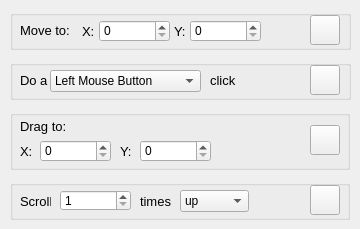
    <widget class="QWidget" name="tab">
     <attribute name="title">
      <string>Mouse Control</string>
     </attribute>
     <widget class="QGroupBox" name="groupBox_2">
      <property name="geometry">
       <rect>
        <x>10</x>
        <y>60</y>
        <width>341</width>
        <height>40</height>
       </rect>
      </property>
      <property name="title">
       <string/>
      </property>
      <widget class="QLabel" name="label_5">
       <property name="geometry">
        <rect>
         <x>10</x>
         <y>10</y>
         <width>31</width>
         <height>21</height>
        </rect>
       </property>
       <property name="font">
        <font>
         <pointsize>10</pointsize>
        </font>
       </property>
       <property name="text">
        <string>Do a</string>
       </property>
      </widget>
      <widget class="QLabel" name="label_6">
       <property name="geometry">
        <rect>
         <x>200</x>
         <y>10</y>
         <width>31</width>
         <height>21</height>
        </rect>
       </property>
       <property name="font">
        <font>
         <pointsize>10</pointsize>
        </font>
       </property>
       <property name="text">
        <string>click</string>
       </property>
      </widget>
      <widget class="QPushButton" name="click">
       <property name="geometry">
        <rect>
         <x>300</x>
         <y>5</y>
         <width>30</width>
         <height>30</height>
        </rect>
       </property>
       <property name="toolTip">
        <string>&lt;html&gt;&lt;head/&gt;&lt;body&gt;&lt;p&gt;Add command&lt;/p&gt;&lt;/body&gt;&lt;/html&gt;</string>
       </property>
       <property name="text">
        <string/>
       </property>
       <property name="icon">
        <iconset resource="resources.qrc">
         <normaloff>:/resources/images/resources/images/plus.png</normaloff>:/resources/images/resources/images/plus.png</iconset>
       </property>
      </widget>
      <widget class="QComboBox" name="clickBox">
       <property name="geometry">
        <rect>
         <x>40</x>
         <y>10</y>
         <width>151</width>
         <height>22</height>
        </rect>
       </property>
       <item>
        <property name="text">
         <string>Left Mouse Button</string>
        </property>
       </item>
       <item>
        <property name="text">
         <string>Double Left Mouse Button</string>
        </property>
       </item>
       <item>
        <property name="text">
         <string>Right Mouse Button</string>
        </property>
       </item>
       <item>
        <property name="text">
         <string>Middle Mouse Button</string>
        </property>
       </item>
      </widget>
     </widget>
     <widget class="QGroupBox" name="groupBox">
      <property name="geometry">
       <rect>
        <x>10</x>
        <y>10</y>
        <width>341</width>
        <height>40</height>
       </rect>
      </property>
      <property name="styleSheet">
       <string notr="true"/>
      </property>
      <property name="title">
       <string/>
      </property>
      <widget class="QLabel" name="label">
       <property name="geometry">
        <rect>
         <x>10</x>
         <y>10</y>
         <width>51</width>
         <height>21</height>
        </rect>
       </property>
       <property name="font">
        <font>
         <pointsize>10</pointsize>
        </font>
       </property>
       <property name="text">
        <string>Move to:</string>
       </property>
      </widget>
      <widget class="QLabel" name="label_2">
       <property name="geometry">
        <rect>
         <x>72</x>
         <y>10</y>
         <width>16</width>
         <height>22</height>
        </rect>
       </property>
       <property name="font">
        <font>
         <pointsize>10</pointsize>
        </font>
       </property>
       <property name="text">
        <string>X:</string>
       </property>
      </widget>
      <widget class="QLabel" name="label_3">
       <property name="geometry">
        <rect>
         <x>164</x>
         <y>10</y>
         <width>16</width>
         <height>22</height>
        </rect>
       </property>
       <property name="font">
        <font>
         <pointsize>10</pointsize>
        </font>
       </property>
       <property name="text">
        <string>Y:</string>
       </property>
      </widget>
      <widget class="QSpinBox" name="xCoord">
       <property name="geometry">
        <rect>
         <x>89</x>
         <y>10</y>
         <width>71</width>
         <height>22</height>
        </rect>
       </property>
       <property name="maximum">
        <number>2000</number>
       </property>
      </widget>
      <widget class="QSpinBox" name="yCoord">
       <property name="geometry">
        <rect>
         <x>180</x>
         <y>10</y>
         <width>71</width>
         <height>22</height>
        </rect>
       </property>
       <property name="maximum">
        <number>2000</number>
       </property>
      </widget>
      <widget class="QPushButton" name="move">
       <property name="geometry">
        <rect>
         <x>300</x>
         <y>5</y>
         <width>30</width>
         <height>30</height>
        </rect>
       </property>
       <property name="toolTip">
        <string>&lt;html&gt;&lt;head/&gt;&lt;body&gt;&lt;p&gt;Add command&lt;/p&gt;&lt;/body&gt;&lt;/html&gt;</string>
       </property>
       <property name="text">
        <string/>
       </property>
       <property name="icon">
        <iconset resource="resources.qrc">
         <normaloff>:/resources/images/resources/images/plus.png</normaloff>:/resources/images/resources/images/plus.png</iconset>
       </property>
      </widget>
     </widget>
     <widget class="QGroupBox" name="groupBox_4">
      <property name="geometry">
       <rect>
        <x>10</x>
        <y>180</y>
        <width>340</width>
        <height>40</height>
       </rect>
      </property>
      <property name="title">
       <string/>
      </property>
      <widget class="QPushButton" name="scroll">
       <property name="geometry">
        <rect>
         <x>300</x>
         <y>5</y>
         <width>30</width>
         <height>30</height>
        </rect>
       </property>
       <property name="toolTip">
        <string>&lt;html&gt;&lt;head/&gt;&lt;body&gt;&lt;p&gt;Add command&lt;/p&gt;&lt;/body&gt;&lt;/html&gt;</string>
       </property>
       <property name="text">
        <string/>
       </property>
       <property name="icon">
        <iconset resource="resources.qrc">
         <normaloff>:/resources/images/resources/images/plus.png</normaloff>:/resources/images/resources/images/plus.png</iconset>
       </property>
      </widget>
      <widget class="QLabel" name="label_10">
       <property name="geometry">
        <rect>
         <x>10</x>
         <y>10</y>
         <width>31</width>
         <height>22</height>
        </rect>
       </property>
       <property name="font">
        <font>
         <pointsize>10</pointsize>
        </font>
       </property>
       <property name="text">
        <string>Scroll</string>
       </property>
      </widget>
      <widget class="QLabel" name="label_11">
       <property name="geometry">
        <rect>
         <x>130</x>
         <y>10</y>
         <width>41</width>
         <height>22</height>
        </rect>
       </property>
       <property name="font">
        <font>
         <pointsize>10</pointsize>
        </font>
       </property>
       <property name="text">
        <string>times</string>
       </property>
      </widget>
      <widget class="QSpinBox" name="scrollAmount">
       <property name="geometry">
        <rect>
         <x>50</x>
         <y>10</y>
         <width>71</width>
         <height>21</height>
        </rect>
       </property>
       <property name="minimum">
        <number>1</number>
       </property>
       <property name="maximum">
        <number>50</number>
       </property>
      </widget>
      <widget class="QComboBox" name="scrollDir">
       <property name="geometry">
        <rect>
         <x>170</x>
         <y>10</y>
         <width>69</width>
         <height>22</height>
        </rect>
       </property>
       <item>
        <property name="text">
         <string>up</string>
        </property>
       </item>
       <item>
        <property name="text">
         <string>down</string>
        </property>
       </item>
      </widget>
     </widget>
     <widget class="QGroupBox" name="groupBox_3">
      <property name="geometry">
       <rect>
        <x>10</x>
        <y>110</y>
        <width>340</width>
        <height>60</height>
       </rect>
      </property>
      <property name="title">
       <string/>
      </property>
      <widget class="QPushButton" name="drag">
       <property name="geometry">
        <rect>
         <x>300</x>
         <y>15</y>
         <width>30</width>
         <height>30</height>
        </rect>
       </property>
       <property name="toolTip">
        <string>&lt;html&gt;&lt;head/&gt;&lt;body&gt;&lt;p&gt;Add command&lt;/p&gt;&lt;/body&gt;&lt;/html&gt;</string>
       </property>
       <property name="text">
        <string/>
       </property>
       <property name="icon">
        <iconset resource="resources.qrc">
         <normaloff>:/resources/images/resources/images/plus.png</normaloff>:/resources/images/resources/images/plus.png</iconset>
       </property>
      </widget>
      <widget class="QLabel" name="label_7">
       <property name="geometry">
        <rect>
         <x>10</x>
         <y>5</y>
         <width>171</width>
         <height>22</height>
        </rect>
       </property>
       <property name="font">
        <font>
         <pointsize>10</pointsize>
        </font>
       </property>
       <property name="text">
        <string>Drag to:</string>
       </property>
      </widget>
      <widget class="QLabel" name="label_8">
       <property name="geometry">
        <rect>
         <x>10</x>
         <y>30</y>
         <width>16</width>
         <height>22</height>
        </rect>
       </property>
       <property name="font">
        <font>
         <pointsize>10</pointsize>
        </font>
       </property>
       <property name="text">
        <string>X:</string>
       </property>
      </widget>
      <widget class="QLabel" name="label_9">
       <property name="geometry">
        <rect>
         <x>110</x>
         <y>30</y>
         <width>16</width>
         <height>22</height>
        </rect>
       </property>
       <property name="font">
        <font>
         <pointsize>10</pointsize>
        </font>
       </property>
       <property name="text">
        <string>Y:</string>
       </property>
      </widget>
      <widget class="QSpinBox" name="yCoordDrag">
       <property name="geometry">
        <rect>
         <x>130</x>
         <y>30</y>
         <width>71</width>
         <height>22</height>
        </rect>
       </property>
       <property name="maximum">
        <number>2000</number>
       </property>
      </widget>
      <widget class="QSpinBox" name="xCoordDrag">
       <property name="geometry">
        <rect>
         <x>30</x>
         <y>30</y>
         <width>71</width>
         <height>22</height>
        </rect>
       </property>
       <property name="maximum">
        <number>2000</number>
       </property>
      </widget>
     </widget>
    </widget>
